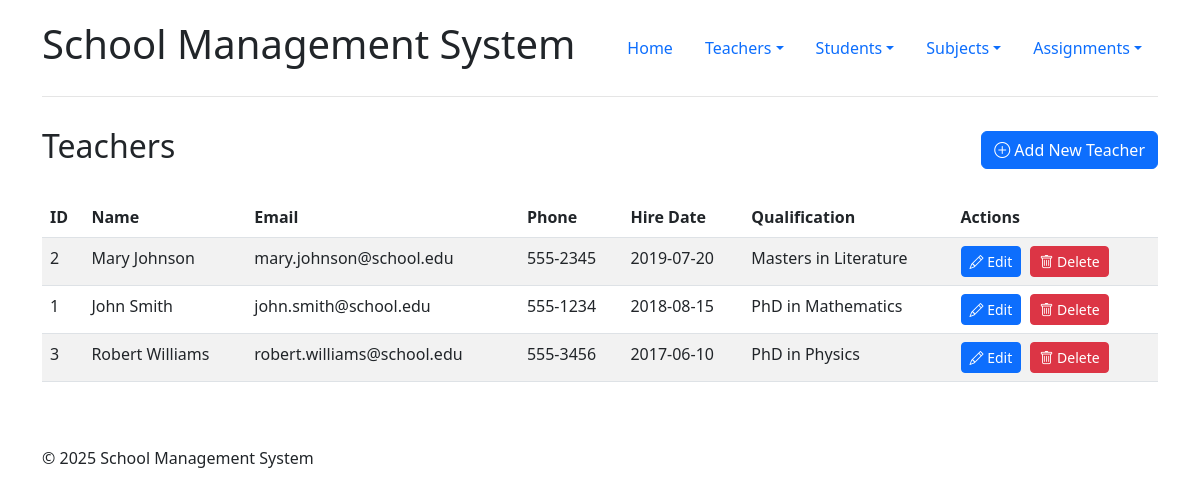
The app's page /teachers/index.php with its own data.
### tables this page shows
CREATE TABLE IF NOT EXISTS teachers (
    teacher_id INT AUTO_INCREMENT PRIMARY KEY,
    first_name VARCHAR(50) NOT NULL,
    last_name VARCHAR(50) NOT NULL,
    email VARCHAR(100) UNIQUE NOT NULL,
    phone VARCHAR(20),
    hire_date DATE,
    qualification VARCHAR(100),
    created_at TIMESTAMP DEFAULT CURRENT_TIMESTAMP,
    updated_at TIMESTAMP DEFAULT CURRENT_TIMESTAMP ON UPDATE CURRENT_TIMESTAMP
);

### teachers/index.php (the view, shortened to what this page needs)
<?php
require_once '../includes/header.php';
$query = "SELECT * FROM teachers ORDER BY last_name, first_name";
$result = $conn->query($query);
?>
<div class="row">
    <div class="col-md-12">
        <div class="d-flex justify-content-between align-items-center mb-4">
            <h2>Teachers</h2>
            <a href="/school/teachers/create.php" class="btn btn-primary"><i class="bi bi-plus-circle"></i> Add New Teacher</a>
        </div>
        <?php if ($result->num_rows > 0): ?>
            <div class="table-responsive">
                <table class="table table-striped table-hover">
                    <thead>
                        <tr>
                            <th>ID</th>
                            <th>Name</th>
                            <th>Email</th>
                            <th>Phone</th>
                            <th>Hire Date</th>
                            <th>Qualification</th>
                            <th>Actions</th>
                        </tr>
                    </thead>
                    <tbody>
                        <?php while ($row = $result->fetch_assoc()): ?>
                            <tr>
                                <td><?php echo $row['teacher_id']; ?></td>
                                <td><?php echo htmlspecialchars($row['first_name'] . ' ' . $row['last_name']); ?></td>
                                <td><?php echo htmlspecialchars($row['email']); ?></td>
                                <td><?php echo htmlspecialchars($row['phone']); ?></td>
                                <td><?php echo $row['hire_date']; ?></td>
                                <td><?php echo htmlspecialchars($row['qualification']); ?></td>
                                <td class="action-buttons">
                                    <a href="/school/teachers/edit.php?id=<?php echo $row['teacher_id']; ?>" class="btn btn-sm btn-primary"><i class="bi bi-pencil"></i> Edit</a>
                                    <a href="/school/teachers/index.php?delete=<?php echo $row['teacher_id']; ?>" class="btn btn-sm btn-danger" onclick="return confirm('Are you sure you want to delete this teacher?');"><i class="bi bi-trash"></i> Delete</a>
                                </td>
                            </tr>
                        <?php endwhile; ?>
                    </tbody>
                </table>
            </div>
        <?php else: ?>
            <div class="alert alert-info">No teachers found. <a href="/school/teachers/create.php">Add a new teacher</a>.</div>
        <?php endif; ?>
    </div>
</div>
<?php require_once '../includes/footer.php'; ?>

### includes/header.php (style rules this page uses)
body { padding-top: 20px; padding-bottom: 20px; }
.action-buttons .btn { margin-right: 5px; }

### records on screen
teachers: teacher_id "2", first_name+last_name "Mary Johnson", email "mary.johnson@school.edu", phone "555-2345", hire_date "2019-07-20", qualification "Masters in Literature"
teachers: teacher_id "1", first_name+last_name "John Smith", email "john.smith@school.edu", phone "555-1234", hire_date "2018-08-15", qualification "PhD in Mathematics"
teachers: teacher_id "3", first_name+last_name "Robert Williams", email "robert.williams@school.edu", phone "555-3456", hire_date "2017-06-10", qualification "PhD in Physics"
